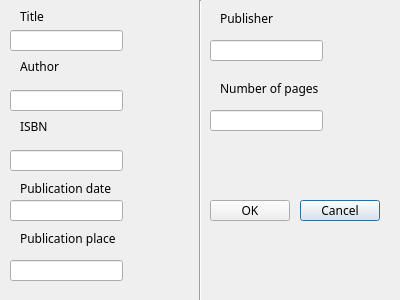
<?xml version="1.0" encoding="UTF-8"?>
<ui version="4.0">
 <class>addbookform</class>
 <widget class="QDialog" name="addbookform">
  <property name="geometry">
   <rect>
    <x>0</x>
    <y>0</y>
    <width>400</width>
    <height>300</height>
   </rect>
  </property>
  <property name="windowTitle">
   <string>Dialog</string>
  </property>
  <widget class="QLabel" name="label">
   <property name="geometry">
    <rect>
     <x>20</x>
     <y>10</y>
     <width>47</width>
     <height>13</height>
    </rect>
   </property>
   <property name="font">
    <font>
     <family>Rockwell</family>
     <pointsize>9</pointsize>
    </font>
   </property>
   <property name="text">
    <string>Title</string>
   </property>
  </widget>
  <widget class="QLineEdit" name="lineEdit_3">
   <property name="geometry">
    <rect>
     <x>10</x>
     <y>150</y>
     <width>113</width>
     <height>21</height>
    </rect>
   </property>
  </widget>
  <widget class="QLineEdit" name="lineEdit_2">
   <property name="geometry">
    <rect>
     <x>10</x>
     <y>90</y>
     <width>113</width>
     <height>21</height>
    </rect>
   </property>
  </widget>
  <widget class="QLineEdit" name="lineEdit_7">
   <property name="geometry">
    <rect>
     <x>210</x>
     <y>110</y>
     <width>113</width>
     <height>21</height>
    </rect>
   </property>
  </widget>
  <widget class="QLabel" name="label_6">
   <property name="geometry">
    <rect>
     <x>220</x>
     <y>10</y>
     <width>71</width>
     <height>16</height>
    </rect>
   </property>
   <property name="font">
    <font>
     <family>Rockwell</family>
     <pointsize>9</pointsize>
    </font>
   </property>
   <property name="text">
    <string>Publisher</string>
   </property>
  </widget>
  <widget class="QLabel" name="label_3">
   <property name="geometry">
    <rect>
     <x>20</x>
     <y>120</y>
     <width>47</width>
     <height>13</height>
    </rect>
   </property>
   <property name="font">
    <font>
     <family>Rockwell</family>
     <pointsize>9</pointsize>
    </font>
   </property>
   <property name="text">
    <string>ISBN</string>
   </property>
  </widget>
  <widget class="QLabel" name="label_7">
   <property name="geometry">
    <rect>
     <x>220</x>
     <y>80</y>
     <width>111</width>
     <height>16</height>
    </rect>
   </property>
   <property name="font">
    <font>
     <family>Rockwell</family>
     <pointsize>9</pointsize>
    </font>
   </property>
   <property name="text">
    <string>Number of pages</string>
   </property>
  </widget>
  <widget class="QLineEdit" name="lineEdit_6">
   <property name="geometry">
    <rect>
     <x>210</x>
     <y>40</y>
     <width>113</width>
     <height>21</height>
    </rect>
   </property>
  </widget>
  <widget class="QLineEdit" name="lineEdit_5">
   <property name="geometry">
    <rect>
     <x>10</x>
     <y>260</y>
     <width>113</width>
     <height>21</height>
    </rect>
   </property>
  </widget>
  <widget class="QLabel" name="label_5">
   <property name="geometry">
    <rect>
     <x>20</x>
     <y>230</y>
     <width>131</width>
     <height>16</height>
    </rect>
   </property>
   <property name="font">
    <font>
     <family>Rockwell</family>
     <pointsize>9</pointsize>
    </font>
   </property>
   <property name="text">
    <string>Publication place</string>
   </property>
  </widget>
  <widget class="QLineEdit" name="lineEdit">
   <property name="geometry">
    <rect>
     <x>10</x>
     <y>30</y>
     <width>113</width>
     <height>21</height>
    </rect>
   </property>
  </widget>
  <widget class="QLabel" name="label_2">
   <property name="geometry">
    <rect>
     <x>20</x>
     <y>60</y>
     <width>47</width>
     <height>13</height>
    </rect>
   </property>
   <property name="font">
    <font>
     <family>Rockwell</family>
     <pointsize>9</pointsize>
    </font>
   </property>
   <property name="text">
    <string>Author</string>
   </property>
  </widget>
  <widget class="Line" name="line">
   <property name="geometry">
    <rect>
     <x>190</x>
     <y>0</y>
     <width>20</width>
     <height>301</height>
    </rect>
   </property>
   <property name="orientation">
    <enum>Qt::Vertical</enum>
   </property>
  </widget>
  <widget class="QPushButton" name="pushButton_2">
   <property name="geometry">
    <rect>
     <x>300</x>
     <y>200</y>
     <width>80</width>
     <height>21</height>
    </rect>
   </property>
   <property name="font">
    <font>
     <family>Rockwell</family>
     <pointsize>9</pointsize>
    </font>
   </property>
   <property name="text">
    <string>Cancel</string>
   </property>
  </widget>
  <widget class="QPushButton" name="pushButton">
   <property name="geometry">
    <rect>
     <x>210</x>
     <y>200</y>
     <width>80</width>
     <height>21</height>
    </rect>
   </property>
   <property name="font">
    <font>
     <family>Rockwell</family>
     <pointsize>9</pointsize>
    </font>
   </property>
   <property name="text">
    <string>OK</string>
   </property>
  </widget>
  <widget class="QLineEdit" name="lineEdit_4">
   <property name="geometry">
    <rect>
     <x>10</x>
     <y>200</y>
     <width>113</width>
     <height>21</height>
    </rect>
   </property>
  </widget>
  <widget class="QLabel" name="label_4">
   <property name="geometry">
    <rect>
     <x>20</x>
     <y>180</y>
     <width>111</width>
     <height>16</height>
    </rect>
   </property>
   <property name="font">
    <font>
     <family>Rockwell</family>
     <pointsize>9</pointsize>
    </font>
   </property>
   <property name="text">
    <string>Publication date</string>
   </property>
  </widget>
 </widget>
 <tabstops>
  <tabstop>lineEdit</tabstop>
  <tabstop>lineEdit_2</tabstop>
  <tabstop>lineEdit_3</tabstop>
  <tabstop>lineEdit_4</tabstop>
  <tabstop>lineEdit_5</tabstop>
  <tabstop>lineEdit_6</tabstop>
  <tabstop>lineEdit_7</tabstop>
  <tabstop>pushButton</tabstop>
  <tabstop>pushButton_2</tabstop>
 </tabstops>
 <resources/>
 <connections/>
</ui>
